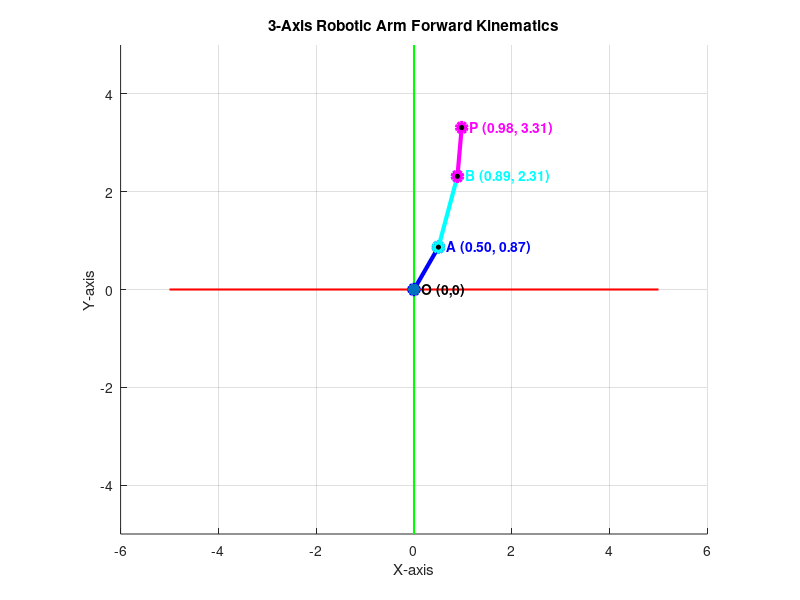

MATLAB code for this plot:
clc;
clear;
close all;

fprintf('===== PART 1: 3-Axis Planar Robotic Arm =====\n\n');

a1 = 1;
a2 = 1.5;
a3 = 1;

t1 = pi/3;
t2 = pi/12;
t3 = pi/18;

x1 = a1*cos(t1);
y1 = a1*sin(t1);

x2 = x1 + a2*cos(t1+t2);
y2 = y1 + a2*sin(t1+t2);

x3 = x2 + a3*cos(t1+t2+t3);
y3 = y2 + a3*sin(t1+t2+t3);

fprintf('Joint 1 A = (%.4f , %.4f)\n',x1,y1);
fprintf('Joint 2 B = (%.4f , %.4f)\n',x2,y2);
fprintf('End Effector P = (%.4f , %.4f)\n\n',x3,y3);

figure;

hold on;
grid on;
axis equal;

plot([-5 5],[0 0],'r','LineWidth',1.5);
plot([0 0],[-5 5],'g','LineWidth',1.5);

plot([0 x1],[0 y1],'b-o','LineWidth',3,...
    'MarkerFaceColor','k','MarkerSize',7);

plot([x1 x2],[y1 y2],'c-o','LineWidth',3,...
    'MarkerFaceColor','k','MarkerSize',7);

plot([x2 x3],[y2 y3],'m-o','LineWidth',3,...
    'MarkerFaceColor','k','MarkerSize',7);

scatter(0,0,70,'filled','k');

text(0,0,'  O (0,0)','FontWeight','bold');

text(x1,y1,...
sprintf('  A (%.2f, %.2f)',x1,y1),...
'Color','b','FontWeight','bold');

text(x2,y2,...
sprintf('  B (%.2f, %.2f)',x2,y2),...
'Color','c','FontWeight','bold');

text(x3,y3,...
sprintf('  P (%.2f, %.2f)',x3,y3),...
'Color','m','FontWeight','bold');

title('3-Axis Robotic Arm Forward Kinematics');

xlabel('X-axis');
ylabel('Y-axis');

xlim([-6 6]);
ylim([-5 5]);

hold off;

fprintf('\n===== PART 2: 4-Axis SCARA Robot (DH Method) =====\n\n');

q = [pi/4 -pi/4 120 pi/2];
d = [877 0 120 200];
a = [425 325 0 0];
alpha = [pi 0 0 0];
theta = [pi/4 -pi/3 0 pi/2];

disp('q = ');
disp(q);

disp('d = ');
disp(d);

disp('a = ');
disp(a);

disp('alpha = ');
disp(alpha);

disp('theta = ');
disp(theta);

DH = @(th,dv,av,al)[...
    cos(th) -sin(th)*cos(al)  sin(th)*sin(al) av*cos(th);
    sin(th)  cos(th)*cos(al) -cos(th)*sin(al) av*sin(th);
    0        sin(al)          cos(al)         dv;
    0        0                0               1];

T1 = DH(theta(1),d(1),a(1),alpha(1));
T2 = DH(theta(2),d(2),a(2),alpha(2));
T3 = DH(theta(3),d(3),a(3),alpha(3));
T4 = DH(theta(4),d(4),a(4),alpha(4));

disp('T1 = ');
disp(T1);

disp('T2 = ');
disp(T2);

disp('T3 = ');
disp(T3);

disp('T4 = ');
disp(T4);

T = T1*T2*T3*T4;

disp('T = ');
disp(T);

Px = T(1,4);
Py = T(2,4);
Pz = T(3,4);

disp('Px = ');
disp(Px);

disp('Py = ');
disp(Py);

disp('Pz = ');
disp(Pz);
